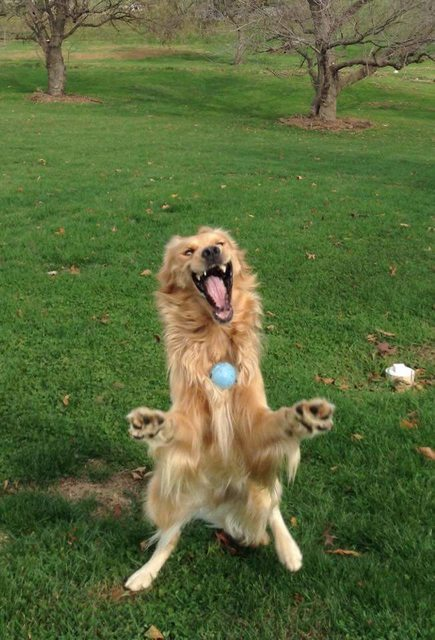
#> input picture Lesson 1/dog.jpg, 435 x 640 px
$ python noisy_dog.py
#> lines starting #> are read from the running program, lines starting #| are printed output that depends on the picture
from PIL import Image
from random import randint

im = Image.open("dog.jpg")
#> im is the input picture: PIL image 435x640 RGB; mean R, G, B 90, 105.5, 58.5
pixels = im.load()

for i in range(im.width):
    for j in range(im.height):
        r, g, b = pixels[i, j]
        k = randint(0,100);
        r = (r + k) % 256
        g = (g + k) % 256
        b = (b + k) % 256
        pixels[i, j] = (r, g, b)

im.show()
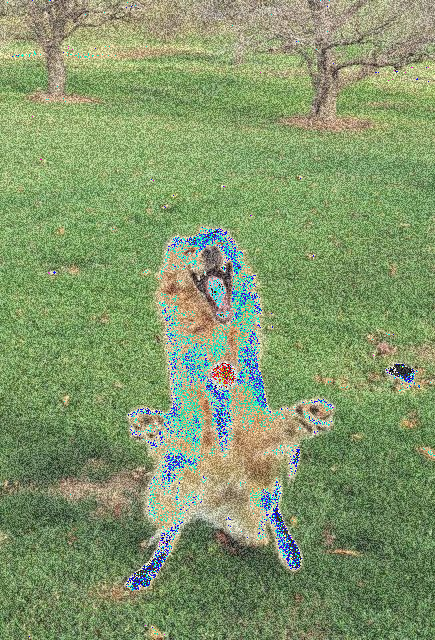
#> shown: PIL image 435x640 RGB; mean R, G, B 131, 151.7, 107.3
